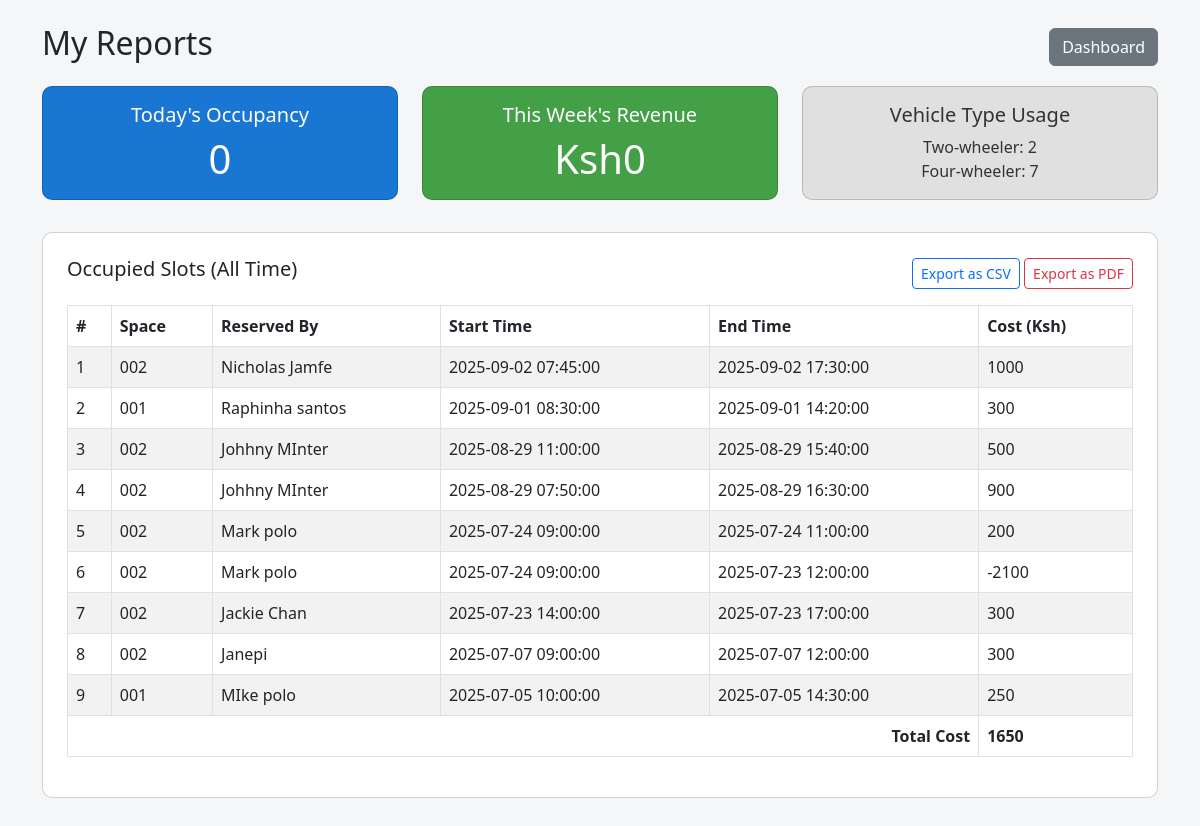
Screenshot of /owner_reports.php (signed in) with the database file from the repository.
### tables this page shows
CREATE TABLE `reservations` (
  `id` int(11) NOT NULL,
  `user_id` int(11) NOT NULL,
  `space_id` int(11) NOT NULL,
  `license_plate` varchar(20) NOT NULL,
  `vehicle_type` enum('two-wheeler','four-wheeler') NOT NULL,
  `start_time` datetime NOT NULL,
  `end_time` datetime DEFAULT NULL,
  `total_cost` decimal(8,2) DEFAULT NULL,
  `status` enum('active','completed','cancelled') DEFAULT 'active',
  `created_at` timestamp NOT NULL DEFAULT current_timestamp()
);

CREATE TABLE `parking_spaces` (
  `id` int(11) NOT NULL,
  `space_number` varchar(10) NOT NULL,
  `vehicle_type` enum('two-wheeler','four-wheeler') NOT NULL,
  `hourly_rate` decimal(6,2) NOT NULL,
  `status` enum('available','reserved','occupied') DEFAULT 'available',
  `image` varchar(255) DEFAULT NULL,
  `location` varchar(100) DEFAULT NULL,
  `owner_id` int(11) NOT NULL,
  `total_spaces` int(11) NOT NULL DEFAULT 1,
  `available_spaces` int(11) NOT NULL DEFAULT 1,
  `created_at` timestamp NOT NULL DEFAULT current_timestamp()
);

CREATE TABLE `users` (
  `id` int(11) NOT NULL,
  `username` varchar(50) NOT NULL,
  `password` varchar(255) NOT NULL,
  `email` varchar(100) NOT NULL,
  `full_name` varchar(100) DEFAULT NULL,
  `phone` varchar(20) DEFAULT NULL,
  `role` enum('user','admin','owner') DEFAULT 'user',
  `created_at` timestamp NOT NULL DEFAULT current_timestamp()
);

### owner_reports.php (the view, shortened to what this page needs)
<?php
require_once 'includes/db.php';
$owner_id = $_SESSION['user_id'];
$today = date('Y-m-d');
$daily_occupancy = $pdo->prepare("SELECT COUNT(*) FROM reservations r JOIN parking_spaces p ON r.space_id = p.id WHERE DATE(r.start_time) = ? AND p.owner_id = ?");
$daily_occupancy->execute([$today, $owner_id]);
$daily_occupancy = $daily_occupancy->fetchColumn();
$weekly_revenue = 0;
$type_usage = $pdo->prepare("SELECT r.vehicle_type, COUNT(*) as count FROM reservations r JOIN parking_spaces p ON r.space_id = p.id WHERE p.owner_id = ? GROUP BY r.vehicle_type");
$type_usage->execute([$owner_id]);
$type_usage = $type_usage->fetchAll();
?>
<!DOCTYPE html>
<html lang="en">
<head>
    <link rel="stylesheet" href="https://cdn.jsdelivr.net/npm/bootstrap@5.3.0/dist/css/bootstrap.min.css">
</head>
<body>
<div class="container py-4">
    <div class="d-flex justify-content-between align-items-center mb-3">
        <h2>My Reports</h2>
        <a href="owner_dashboard.php" class="btn btn-secondary">Dashboard</a>
    </div>
    <div class="row mb-4">
        <div class="col-md-4">
            <div class="card p-3 text-center bg-blue mb-2">
                <h5>Today's Occupancy</h5>
                <div class="display-6"><?= $daily_occupancy ?></div>
            </div>
        </div>
        <div class="col-md-4">
            <div class="card p-3 text-center bg-green mb-2">
                <h5>This Week's Revenue</h5>
                <div class="display-6">Ksh<?= $weekly_revenue ?: 0 ?></div>
            </div>
        </div>
        <div class="col-md-4">
            <div class="card p-3 text-center bg-grey mb-2">
                <h5>Vehicle Type Usage</h5>
                <?php foreach ($type_usage as $row): ?>
                    <div><?= ucfirst($row['vehicle_type']) ?>: <?= $row['count'] ?></div>
                <?php endforeach; ?>
            </div>
        </div>
    </div>
    <div class="card p-4 mb-4">
        <div class="d-flex justify-content-between align-items-center mb-3">
            <h5>Occupied Slots (All Time)</h5>
            <div>
                <a href="export_owner_report_csv.php" class="btn btn-outline-primary btn-sm">Export as CSV</a>
                <a href="export_owner_report_pdf.php" class="btn btn-outline-danger btn-sm">Export as PDF</a>
            </div>
        </div>
        <div class="table-responsive">
            <table class="table table-bordered table-striped">
                <thead>
                    <tr>
                        <th>#</th>
                        <th>Space</th>
                        <th>Reserved By</th>
                        <th>Start Time</th>
                        <th>End Time</th>
                        <th>Cost (Ksh)</th>
                    </tr>
                </thead>
                <tbody>
                <?php
                $stmt = $pdo->prepare("SELECT r.*, p.space_number, p.hourly_rate, u.full_name AS user_name FROM reservations r JOIN parking_spaces p ON r.space_id = p.id JOIN users u ON r.user_id = u.id WHERE r.end_time IS NOT NULL AND p.owner_id = ? ORDER BY r.start_time DESC");
                $stmt->execute([$owner_id]);
                $occupied = $stmt->fetchAll();
                $total_cost = 0;
                foreach ($occupied as $i => $row):
                    $start = strtotime($row['start_time']);
                    $end = strtotime($row['end_time']);
                    $hours = ceil(($end - $start) / 3600);
                    $cost = $hours * $row['hourly_rate'];
                    $total_cost += $cost;
                ?>
                    <tr>
                        <td><?= $i+1 ?></td>
                        <td><?= htmlspecialchars($row['space_number']) ?></td>
                        <td><?= htmlspecialchars($row['user_name']) ?></td>
                        <td><?= $row['start_time'] ?></td>
                        <td><?= $row['end_time'] ?></td>
                        <td><?= $cost ?></td>
                    </tr>
                <?php endforeach; ?>
                </tbody>
                <tfoot>
                    <tr>
                        <th colspan="5" class="text-end">Total Cost</th>
                        <th><?= $total_cost ?></th>
                    </tr>
                </tfoot>
            </table>
        </div>
    </div>
</div>
</body>
</html>

### owner_reports.php (style rules this page uses)
body { background: #f4f6f8; }
.card { border-radius: 10px; }
.bg-blue { background: #1976d2; color: #fff; }
.bg-green { background: #43a047; color: #fff; }
.bg-grey { background: #e0e0e0; color: #333; }

### rows the page displays
reservations: space.space_number "002", user.full_name "Nicholas Jamfe", start_time "2025-09-02 07:45:00", end_time "2025-09-02 17:30:00", cost "1000"
reservations: space.space_number "001", user.full_name "Raphinha santos", start_time "2025-09-01 08:30:00", end_time "2025-09-01 14:20:00", cost "300"
reservations: space.space_number "002", user.full_name "Johhny MInter", start_time "2025-08-29 11:00:00", end_time "2025-08-29 15:40:00", cost "500"
reservations: space.space_number "002", user.full_name "Johhny MInter", start_time "2025-08-29 07:50:00", end_time "2025-08-29 16:30:00", cost "900"
reservations: space.space_number "002", user.full_name "Mark polo", start_time "2025-07-24 09:00:00", end_time "2025-07-24 11:00:00", cost "200"
reservations: space.space_number "002", user.full_name "Mark polo", start_time "2025-07-24 09:00:00", end_time "2025-07-23 12:00:00", cost "-2100"
reservations: space.space_number "002", user.full_name "Jackie Chan", start_time "2025-07-23 14:00:00", end_time "2025-07-23 17:00:00", cost "300"
reservations: space.space_number "002", user.full_name "Janepi", start_time "2025-07-07 09:00:00", end_time "2025-07-07 12:00:00", cost "300"
reservations: space.space_number "001", user.full_name "MIke polo", start_time "2025-07-05 10:00:00", end_time "2025-07-05 14:30:00", cost "250"

### other values shown
$daily_occupancy "0"
$weekly_revenue ?: 0 "0"
$row['vehicle_type'] "Two-wheeler"
$row['count'] "2"
$row['vehicle_type'] "Four-wheeler"
$row['count'] "7"
$total_cost "1650"
